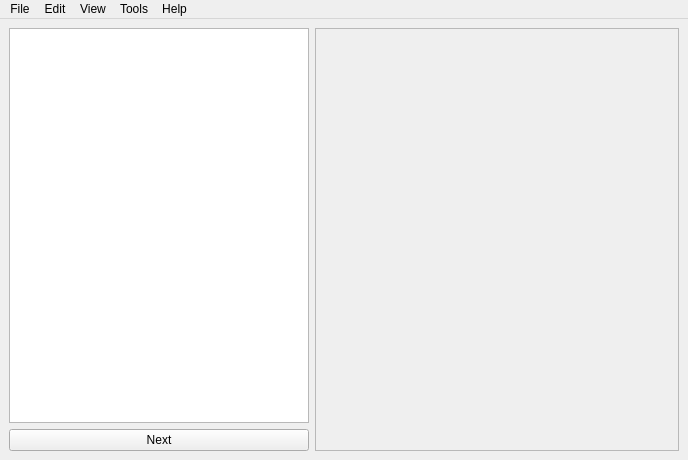
<?xml version="1.0" encoding="UTF-8"?>
<ui version="4.0">
 <class>GDSoft</class>
 <widget class="QMainWindow" name="GDSoft">
  <property name="geometry">
   <rect>
    <x>0</x>
    <y>0</y>
    <width>688</width>
    <height>460</height>
   </rect>
  </property>
  <property name="sizePolicy">
   <sizepolicy hsizetype="Maximum" vsizetype="Maximum">
    <horstretch>0</horstretch>
    <verstretch>0</verstretch>
   </sizepolicy>
  </property>
  <property name="windowTitle">
   <string>Soft</string>
  </property>
  <property name="autoFillBackground">
   <bool>true</bool>
  </property>
  <property name="styleSheet">
   <string notr="true">QMainWindow{

}</string>
  </property>
  <property name="iconSize">
   <size>
    <width>61</width>
    <height>61</height>
   </size>
  </property>
  <widget class="QWidget" name="centralwidget">
   <layout class="QGridLayout" name="gridLayout">
    <item row="0" column="0">
     <widget class="QListWidget" name="listWidget">
      <property name="enabled">
       <bool>true</bool>
      </property>
      <property name="minimumSize">
       <size>
        <width>215</width>
        <height>200</height>
       </size>
      </property>
      <property name="maximumSize">
       <size>
        <width>300</width>
        <height>10000</height>
       </size>
      </property>
      <property name="autoFillBackground">
       <bool>false</bool>
      </property>
      <property name="autoScroll">
       <bool>true</bool>
      </property>
      <property name="alternatingRowColors">
       <bool>false</bool>
      </property>
      <property name="selectionMode">
       <enum>QAbstractItemView::SingleSelection</enum>
      </property>
      <property name="selectionBehavior">
       <enum>QAbstractItemView::SelectRows</enum>
      </property>
      <property name="textElideMode">
       <enum>Qt::ElideRight</enum>
      </property>
      <property name="verticalScrollMode">
       <enum>QAbstractItemView::ScrollPerItem</enum>
      </property>
      <property name="selectionRectVisible">
       <bool>false</bool>
      </property>
     </widget>
    </item>
    <item row="0" column="1" rowspan="2">
     <widget class="QFrame" name="Plotframe">
      <property name="sizePolicy">
       <sizepolicy hsizetype="Expanding" vsizetype="Expanding">
        <horstretch>0</horstretch>
        <verstretch>0</verstretch>
       </sizepolicy>
      </property>
      <property name="minimumSize">
       <size>
        <width>0</width>
        <height>0</height>
       </size>
      </property>
      <property name="styleSheet">
       <string notr="true"/>
      </property>
      <property name="frameShape">
       <enum>QFrame::StyledPanel</enum>
      </property>
      <property name="frameShadow">
       <enum>QFrame::Raised</enum>
      </property>
     </widget>
    </item>
    <item row="1" column="0">
     <widget class="QPushButton" name="nextbutton">
      <property name="text">
       <string>Next</string>
      </property>
     </widget>
    </item>
   </layout>
  </widget>
  <widget class="QMenuBar" name="menuBar">
   <property name="geometry">
    <rect>
     <x>0</x>
     <y>0</y>
     <width>688</width>
     <height>21</height>
    </rect>
   </property>
   <property name="styleSheet">
    <string notr="true"/>
   </property>
   <widget class="QMenu" name="menuFile">
    <property name="title">
     <string>File</string>
    </property>
    <addaction name="actionSetdataFolder"/>
    <addaction name="actionSetsaveFolder"/>
    <addaction name="separator"/>
    <addaction name="actionExit"/>
   </widget>
   <widget class="QMenu" name="menuTools">
    <property name="title">
     <string>Edit</string>
    </property>
   </widget>
   <widget class="QMenu" name="menuSetting">
    <property name="title">
     <string>Tools</string>
    </property>
    <addaction name="actionSettings"/>
   </widget>
   <widget class="QMenu" name="menuView">
    <property name="title">
     <string>View</string>
    </property>
    <addaction name="actionMeta_data"/>
    <addaction name="actionDevice_settings"/>
   </widget>
   <widget class="QMenu" name="menuHelp">
    <property name="title">
     <string>Help</string>
    </property>
    <addaction name="actionAbout_as"/>
   </widget>
   <addaction name="menuFile"/>
   <addaction name="menuTools"/>
   <addaction name="menuView"/>
   <addaction name="menuSetting"/>
   <addaction name="menuHelp"/>
  </widget>
  <action name="actionTools">
   <property name="text">
    <string>tools</string>
   </property>
  </action>
  <action name="actionFlatness">
   <property name="text">
    <string>Planeite</string>
   </property>
  </action>
  <action name="action_2">
   <property name="icon">
    <iconset>
     <normaloff>CHebyshev.JPG</normaloff>CHebyshev.JPG</iconset>
   </property>
   <property name="text">
    <string>Tchebychev (Minimax)</string>
   </property>
   <property name="iconVisibleInMenu">
    <bool>true</bool>
   </property>
  </action>
  <action name="action_4">
   <property name="text">
    <string>...</string>
   </property>
  </action>
  <action name="actionSetdataFolder">
   <property name="checkable">
    <bool>false</bool>
   </property>
   <property name="icon">
    <iconset>
     <normaloff>New.JPG</normaloff>New.JPG</iconset>
   </property>
   <property name="text">
    <string>Open data folder</string>
   </property>
  </action>
  <action name="actionOpen">
   <property name="text">
    <string>Open</string>
   </property>
  </action>
  <action name="actionSave">
   <property name="text">
    <string>Save</string>
   </property>
  </action>
  <action name="actionSetsaveFolder">
   <property name="icon">
    <iconset>
     <normaloff>save.JPG</normaloff>save.JPG</iconset>
   </property>
   <property name="text">
    <string>Set save folder</string>
   </property>
  </action>
  <action name="actionSave_as">
   <property name="text">
    <string>Save as..</string>
   </property>
  </action>
  <action name="actionExit">
   <property name="icon">
    <iconset>
     <normaloff>Exit.JPG</normaloff>Exit.JPG</iconset>
   </property>
   <property name="text">
    <string>Exit</string>
   </property>
  </action>
  <action name="actionHelp">
   <property name="text">
    <string>Help</string>
   </property>
  </action>
  <action name="actionAbout_as">
   <property name="icon">
    <iconset>
     <normaloff>Aide.JPG</normaloff>Aide.JPG</iconset>
   </property>
   <property name="text">
    <string>About</string>
   </property>
  </action>
  <action name="action3D_view">
   <property name="text">
    <string>3D Surface</string>
   </property>
  </action>
  <action name="action2D_view">
   <property name="text">
    <string>Cacher Surface 3D</string>
   </property>
  </action>
  <action name="actionCircularite">
   <property name="text">
    <string>Circularite</string>
   </property>
  </action>
  <action name="actionRectitude">
   <property name="text">
    <string>Rectitude</string>
   </property>
  </action>
  <action name="actionCramer">
   <property name="text">
    <string>Cramer</string>
   </property>
  </action>
  <action name="actionGuass_Piv_Tot">
   <property name="text">
    <string>Guass-Piv-Tot</string>
   </property>
  </action>
  <action name="actionGauss_Piv_Part">
   <property name="text">
    <string>Gauss-Piv-Part</string>
   </property>
  </action>
  <action name="actionSettings">
   <property name="text">
    <string>Settings</string>
   </property>
  </action>
  <action name="actionMeta_data">
   <property name="text">
    <string>Meta data</string>
   </property>
  </action>
  <action name="actionDevice_settings">
   <property name="text">
    <string>Device settings</string>
   </property>
  </action>
 </widget>
 <resources/>
 <connections/>
</ui>
